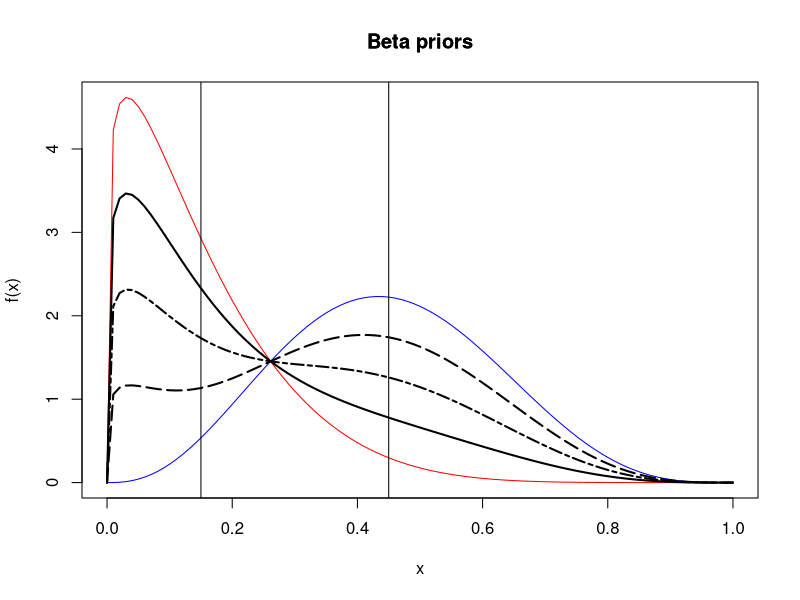
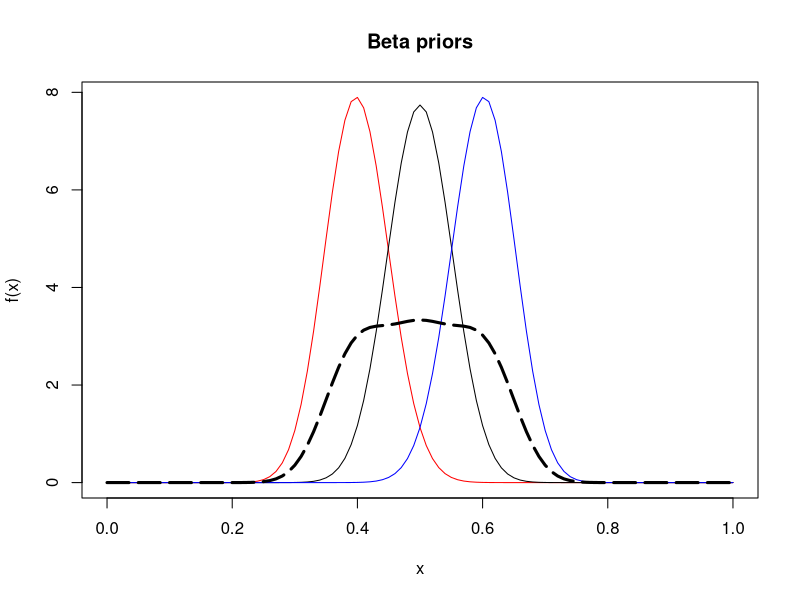
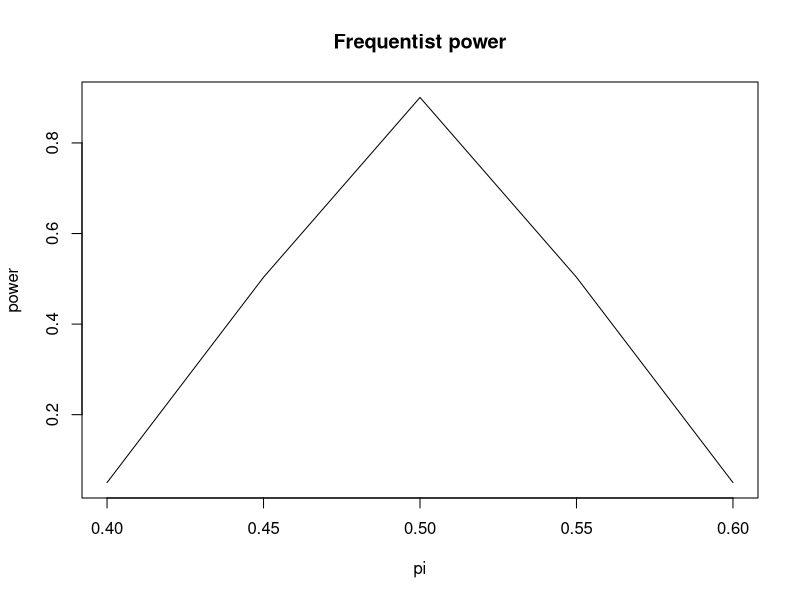
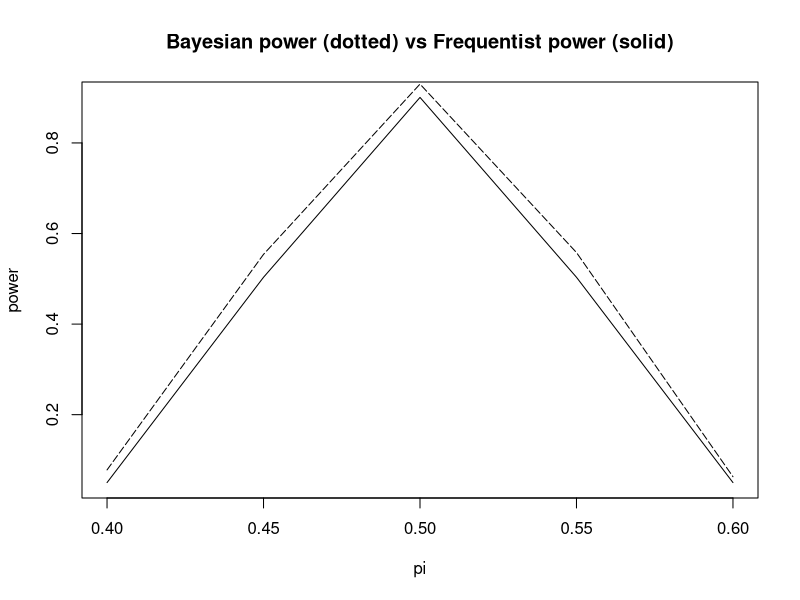
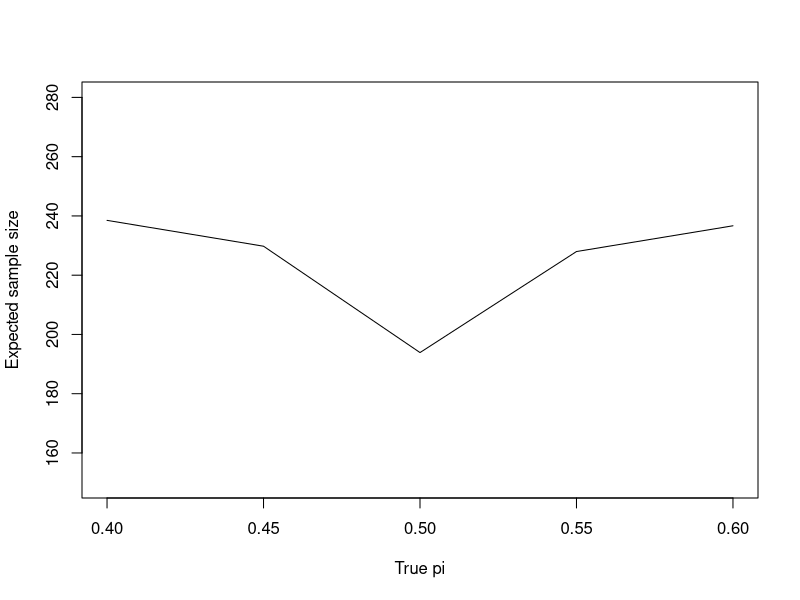

Reproduce these figures in R, in order. (Note: this script raises an error after producing the figures.)
rm(list = ls())

#################################################################################################
## INITIAL CONDITIONS ###########################################################################
#################################################################################################

# lower target
theta_L<-0.15

# upper target
theta_H<-0.45

# tail probabilities for priors (low, middle, high)
alpha_L<-0.05
alpha_H<-0.05


#################################################################################################
## PRIOR SPECIFICATION ##########################################################################
#################################################################################################

## Parameterize prior models
# Step 1: Create grid for possible values of phi
# E.g. beta parameterization for middle prior: beta(pi_0*phi,(1-pi_0)*phi)
phi_seq<-seq(0,100,by=0.01)

# Step 2: Compute tail probabilities for every possible choice of phi
# upper tail probability equal to alpha_L/2
test_L<-qbeta(alpha_L/2,(theta_L)*phi_seq,(1-(theta_L))*phi_seq,lower.tail=FALSE)
# lower tail probability equal to alpha_H/2
test_H<-qbeta(alpha_H/2,(theta_H)*phi_seq,(1-(theta_H))*phi_seq,lower.tail=TRUE)

# Step 3: Grid search to find value of phi with the desired tail probability for the priors
phi_L<-phi_seq[which.min(abs(theta_H-test_L))] # fixed 5/13/19
phi_H<-phi_seq[which.min(abs(theta_L-test_H))] # fixed 5/13/19

# Step 4: Find parameters for the priors
alpha_L<-(theta_L)*phi_L
beta_L<-(1-(theta_L))*phi_L

alpha_H<-(theta_H)*phi_H
beta_H<-(1-(theta_H))*phi_H

# Plot results
x<-seq(0,1,by=0.01)
#low (skeptical)
plot(x,dbeta(x,alpha_L,beta_L),type="l",col="red",xlab="x",ylab="f(x)",
     ylim=c(0,max(dbeta(x,alpha_L,beta_L),dbeta(x,alpha_H,beta_H))))

#high (enthuastic)
lines(x,dbeta(x,alpha_H,beta_H),type="l",col="blue")
points(x,1/4*dbeta(x,alpha_L,beta_L)+3/4*dbeta(x,alpha_H,beta_H),type='l',lty=5,lwd=2)
points(x,1/2*dbeta(x,alpha_L,beta_L)+1/2*dbeta(x,alpha_H,beta_H),type='l',lty=6,lwd=2)
points(x,3/4*dbeta(x,alpha_L,beta_L)+1/4*dbeta(x,alpha_H,beta_H),type='l',lty=7,lwd=2)
title(main="Beta priors")
title(main="Beta priors")
abline(v=theta_L)
abline(v=theta_H)

#abline(v=(pi_0-delta_0))
#abline(v=pi_0)
#abline(v=(pi_0+delta_0))

rm(list = ls())

#################################################################################################
## INITIAL CONDITIONS ###########################################################################
#################################################################################################

# equivalence target
pi_0<-0.5 
# equivalence margin
delta_0<-0.1
# tail probabilities for priors (low, middle, high)
alpha_L<-0.05
alpha_M<-0.05
alpha_H<-0.05
## Prior model probabilities
prior_L<-1/3 # default 1/3
prior_M<-1/3 # default 1/3
prior_H<-1/3 # default 1/3
## posterior probability of event A margin

## stopping criteria

## after how many patients do you check
interm<-20

#################################################################################################
## PRIOR SPECIFICATION ##########################################################################
#################################################################################################

## Parameterize prior models
# Step 1: Create grid for possible values of phi
# E.g. beta parameterization for middle prior: beta(pi_0*phi,(1-pi_0)*phi)
phi_seq<-seq(0,100,by=0.01)

# Step 2: Compute tail probabilities for every possible choice of phi
# upper tail probability equal to alpha_L/2
test_L<-qbeta(alpha_L/2,(pi_0-delta_0)*phi_seq,(1-(pi_0-delta_0))*phi_seq,lower.tail=FALSE)
# upper tail probability equal to alpha_M/2
test_M<-qbeta(alpha_M/2,pi_0*phi_seq,(1-pi_0)*phi_seq,lower.tail=FALSE)
# lower tail probability equal to alpha_H/2
test_H<-qbeta(alpha_H/2,(pi_0+delta_0)*phi_seq,(1-(pi_0+delta_0))*phi_seq,lower.tail=TRUE)

# Step 3: Grid search to find value of phi with the desired tail probability for the priors
phi_L<-phi_seq[which.min(abs(pi_0-test_L))] # fixed 5/13/19
phi_M<-phi_seq[which.min(abs(pi_0+delta_0-test_M))]
phi_H<-phi_seq[which.min(abs(pi_0-test_H))] # fixed 5/13/19

# Step 4: Find parameters for the priors
alpha_L<-(pi_0-delta_0)*phi_L
beta_L<-(1-(pi_0-delta_0))*phi_L
alpha_M<-pi_0*phi_M
beta_M<-(1-pi_0)*phi_M
alpha_H<-(pi_0+delta_0)*phi_H
beta_H<-(1-(pi_0+delta_0))*phi_H

# Plot results
x<-seq(0,1,by=0.01)
#low (skeptical)
plot(x,dbeta(x,alpha_L,beta_L),type="l",col="red",xlab="x",ylab="f(x)",
     ylim=c(0,max(dbeta(x,alpha_L,beta_L),dbeta(x,alpha_M,beta_M),dbeta(x,alpha_H,beta_H))))
#middle
lines(x,dbeta(x,alpha_M,beta_M),type="l",col="black")
#high (enthuastic)
lines(x,dbeta(x,alpha_H,beta_H),type="l",col="blue")
points(x,prior_L*dbeta(x,alpha_L,beta_L)+prior_M*dbeta(x,alpha_M,beta_M)+prior_H*dbeta(x,alpha_H,beta_H),type='l',lty=5,lwd=3)
title(main="Beta priors")
#abline(v=(pi_0-delta_0))
#abline(v=pi_0)
#abline(v=(pi_0+delta_0))

#################################################################################################
## FREQUENTIST SAMPLE SIZE ######################################################################
#################################################################################################

p1<-pi_0
delta<-delta_0
delta0<-delta_0
pU<-p1+delta # p0U
pL<-p1-delta # p0L

alpha<-0.05
beta<-0.1
za<-qnorm(alpha,lower.tail=FALSE)

power_et<-vector()
power_zs<-vector() # Z Test using S(Phat)
for (n in 1:1000){
  power_et[n]<-pnorm((sqrt(n)*(pU-p1)-za*sqrt(pU*(1-pU)))/sqrt(p1*(1-p1)))-
    pnorm((sqrt(n)*(pL-p1)+za*sqrt(pL*(1-pL)))/sqrt(p1*(1-p1)))
  power_zs[n]<-pnorm((sqrt(n)*(pU-p1)-za*sqrt(p1*(1-p1)))/sqrt(p1*(1-p1)))-
    pnorm((sqrt(n)*(pL-p1)+za*sqrt(p1*(1-p1)))/sqrt(p1*(1-p1)))
  
}
# compute sample size
n_et<-which(power_et>1-beta)[1]
n_zs<-which(power_zs>1-beta)[1]
# reset use of n
freq_ss<-n_zs
n<-n_zs

# compute power
power_plot<-vector()
p_range<-seq(p1-delta0,p1+delta0,by=0.05)
za<-qnorm(alpha,lower.tail=FALSE)

for (j in 1:length(p_range)){
  p1<-p_range[j]
  power_plot[j]<- pnorm((sqrt(n)*(pU-p1)-za*sqrt(p1*(1-p1)))/sqrt(p1*(1-p1)))-
    pnorm((sqrt(n)*(pL-p1)+za*sqrt(p1*(1-p1)))/sqrt(p1*(1-p1)))
}
plot(p_range,power_plot,xlab="pi",ylab="power",type='l')
title(main="Frequentist power")

#################################################################################################
## SIMULATIONS ##################################################################################
#################################################################################################

## OUTERMOST LOOP OVER TRUE PARAMETER VALUE ##
pi_range<-seq(pi_0-delta_0,pi_0+delta_0,by=0.05)
#pi_range<-pi_0

outer_trial_result<-vector(length=length(pi_range))
outer_trial_result_binary<-vector(length=length(pi_range))
outer_freq_trial_result<-vector(length=length(pi_range))
outer_trial_result_ss<-vector(length=length(pi_range)) # expected sample size
outer_p_hat<-vector(length=length(pi_range))

for (j in 1:length(pi_range)){
  
  
  ## OUTER LOOP OVER TRIALS
  reps<-1000
  trial_result<-vector(length=reps)
  trial_result_binary<-vector(length=reps)
  trial_result_ss<-vector(length=reps)
  freq_trial_result<-vector(length=reps)
  inner_p_hat<-vector(length=reps)
  
  for (i in 1:reps){
    
    ## INNER LOOP OVER SAMPLE 
    futility1<-0 # initialize
    futility2<-0 # initialize
    efficacy1<-0 # initialize
    efficacy2<-0 # initialize
    
    n<-1 # initializing sample size
    y1_before<-0 # initializing number of successes
    
    while (n<=freq_ss){
      
      # generate trial result
      y<-rbinom(1,size=1,prob=pi_range[j])
      # new number of successes
      y1<-sum(y1_before)+y
      # new number of failures
      y0<-n-y1
      
      ## Adding early stopping 5/23/19
      # futility1 = even an optimist would place high probability that the proportion value is less than left endpoint
      futility1<-pbeta(pi_0-delta_0,alpha_M+y1,beta_M+y0)
      # futility2 = even a skeptic would place high probability that the proportion is higher than right endpoint
      futility2<-pbeta(pi_0+delta_0,alpha_M+y1,beta_M+y0,lower.tail=FALSE)
      
      efficacy1<-pbeta(pi_0+delta_0,alpha_L+y1,beta_L+y0)-pbeta(pi_0-delta_0,alpha_L+y1,beta_L+y0)
      efficacy2<-pbeta(pi_0+delta_0,alpha_H+y1,beta_H+y0)-pbeta(pi_0-delta_0,alpha_H+y1,beta_H+y0)
      
      eventA<-pbeta(pi_0+delta_0,alpha_L+y1,beta_L+y0)-pbeta(pi_0-delta_0,alpha_L+y1,beta_L+y0)
      ## for next loop
      y1_before<-y1
      n<-n+1
      
      if (n%%interm==0 & (futility1>.4 | futility2>.4 | (efficacy1>.95 & efficacy2>.95))){
        break
      }
    }
    
    ## Posterior model probabilities, slide 133/1005 of 779 notes
    # posterior probability of data given models
    post_L_D<-(beta(alpha_L,beta_L))^(-1)*beta(alpha_L+y1,beta_L+y0)
    post_M_D<-(beta(alpha_M,beta_M))^(-1)*beta(alpha_M+y1,beta_M+y0)
    post_H_D<-(beta(alpha_H,beta_H))^(-1)*beta(alpha_H+y1,beta_H+y0)
    
    # posterior probability of models given data
    post_L<-post_L_D*prior_L/(post_L_D*prior_L+post_M_D*prior_M+post_H_D*prior_H)
    post_M<-post_M_D*prior_M/(post_L_D*prior_L+post_M_D*prior_M+post_H_D*prior_H)
    post_H<-post_H_D*prior_H/(post_L_D*prior_L+post_M_D*prior_M+post_H_D*prior_H)
    
    ## compute probability of event A given the models, slide 7/1005 of 779 notes
    post_L_eventA<-pbeta(pi_0+delta_0,alpha_L+y1,beta_L+y0)-pbeta(pi_0-delta_0,alpha_L+y1,beta_L+y0)
    post_M_eventA<-pbeta(pi_0+delta_0,alpha_M+y1,beta_M+y0)-pbeta(pi_0-delta_0,alpha_M+y1,beta_M+y0)
    post_H_eventA<-pbeta(pi_0+delta_0,alpha_H+y1,beta_H+y0)-pbeta(pi_0-delta_0,alpha_H+y1,beta_H+y0)
    
    # compute probability of event A
    trial_result[i]<-sum(post_L*post_L_eventA,post_M*post_M_eventA,post_H*post_H_eventA)
    trial_result_binary[i]=(trial_result[i]>=0.95) # rejecting null hypothesis of non-equivalence
    trial_result_ss[i]<-n-1
    inner_p_hat[i]<-(y1/n-pi_range[j])
    #freq_trial_result[i]<-((sqrt(n)*(pi_range[j]-p_hat-delta_0)/sqrt(p_hat*(1-p_hat))<qnorm(alpha)) &
    #    (sqrt(n)*(pi_range[j]-p_hat+delta_0)/sqrt(p_hat*(1-p_hat))>qnorm(1-alpha)))
  }
  outer_trial_result_binary[j]<-mean(trial_result_binary)
  outer_trial_result[j]<-mean(trial_result)
  outer_freq_trial_result[j]<-mean(freq_trial_result)
  outer_trial_result_ss[j]<-mean(trial_result_ss)
  outer_p_hat[j]<-mean(inner_p_hat)
}


plot(p_range,power_plot,xlab="pi",ylab="power",type='l')
lines(pi_range,outer_trial_result_binary,xlab="pi",ylab="power",type='l',lty=5)
title(main="Bayesian power (dotted) vs Frequentist power (solid)")

plot(pi_range,outer_trial_result_ss,ylim=c(150,280),type='l',xlab='True pi',ylab='Expected sample size')

power_plot[1]
outer_trial_result_binary[1]




lines(pi_range,ss_100)
lines(pi_range,ss_20)
abline(h=271)
text(locator(), labels = c('No interm','Every 100','Every 20','Every subject'))

outer_p_hat
plot(pi_range,outer_p_hat,xlab='True p',ylab='bias')
#################################################################################################
#################################################################################################
#################################################################################################
